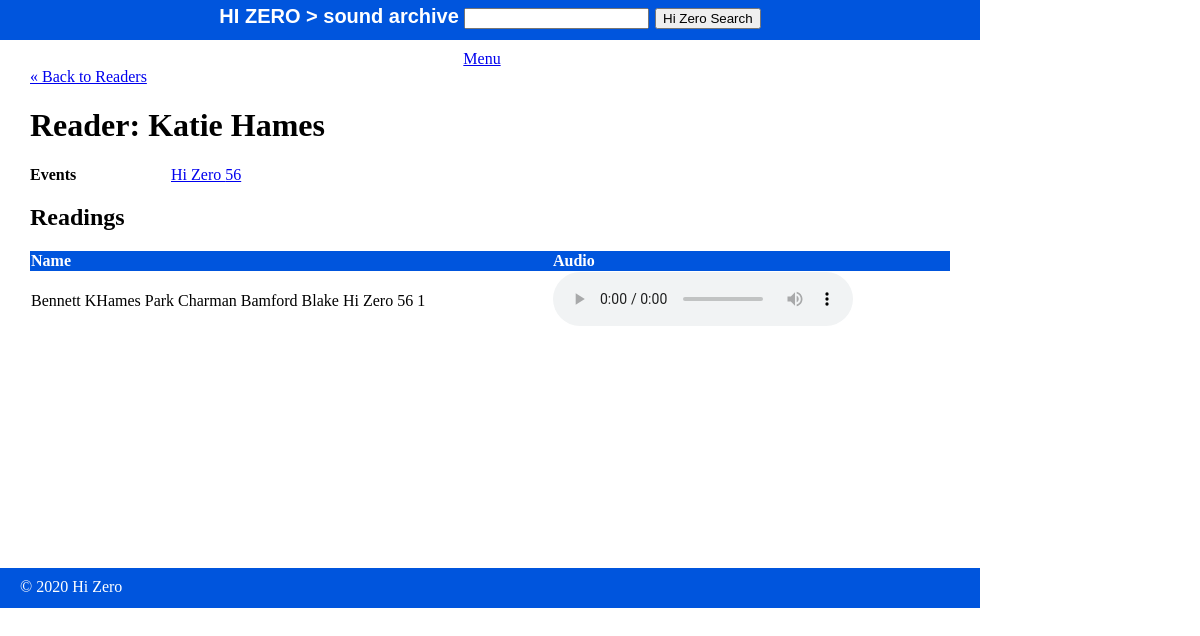
Page /all/readers/show.php?id=149 on the earlier database version.
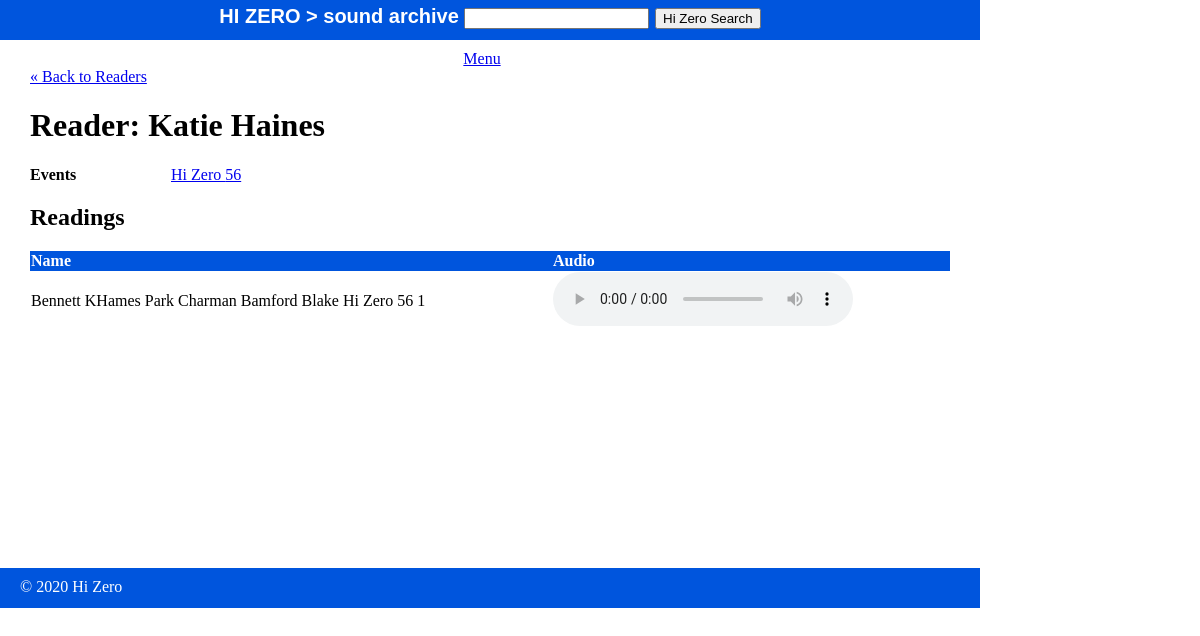
Same page on the later database version.
### tables this page shows
CREATE TABLE `readers` (
  `id` int(10) NOT NULL,
  `name` varchar(30) NOT NULL,
  `description` text,
  `visible` tinyint(4) NOT NULL DEFAULT '1'
);

CREATE TABLE `events` (
  `id` int(10) NOT NULL,
  `date` date NOT NULL,
  `date_char` varchar(50) NOT NULL,
  `name` varchar(30) NOT NULL,
  `poster_150` varchar(30) NOT NULL DEFAULT 'poster-thumb.png',
  `poster_500` varchar(30) NOT NULL DEFAULT 'poster.png',
  `poster_hi` varchar(30) NOT NULL,
  `visible` tinyint(4) NOT NULL DEFAULT '1'
);

CREATE TABLE `readings` (
  `id` int(11) NOT NULL,
  `event_id` int(11) NOT NULL,
  `name` varchar(70) NOT NULL,
  `filename` varchar(70) NOT NULL,
  `visible` tinyint(4) NOT NULL DEFAULT '1'
);

### private/functions.php (called while the page is built, shortened)
<?php
    function url_for($script_path) {
        return WWW_ROOT . $script_path;
    }
    function u($string="") {
        return urlencode($string);
    }
    function h($string="") {
        return htmlspecialchars($string);
    }
?>

### private/query_functions.php (called while the page is built, shortened)
<?php
    function find_reader_by_id($id) {
        global $db;
        $sql = "SELECT * FROM readers ";
        $sql .= "WHERE id='" . $id . "'";
        $result = mysqli_query($db, $sql);
        $reader = mysqli_fetch_assoc($result);
        return $reader;
    }
    function find_events_for_reader($id) {
        global $db;
        $sql = "SELECT events.id, events.name FROM events ";
        $sql .= "JOIN events_readers ON events_readers.event_id = events.id ";
        $sql .= "JOIN readers ON readers.id = events_readers.reader_id ";
        $sql .= "WHERE events_readers.reader_id='" . $id . "'";
        $sql .= "ORDER BY events.date DESC";
        $result = mysqli_query($db, $sql);
        return $result;
    }
    function find_readings_for_reader($id) {
        global $db;
        $sql = "SELECT readings.name, readings.filename FROM readings ";
        $sql .= "JOIN readers_readings ON readers_readings.reading_id = readings.id ";
        $sql .= "JOIN readers ON readers.id = readers_readings.reader_id ";
        $sql .= "WHERE readers.id='" . $id . "' ";
        $sql .= "AND readings.visible='1' ";
        $sql .= "ORDER BY readings.filename ASC";
        $result = mysqli_query($db, $sql);
        return $result;
    }
?>

### public/all/readers/show.php (the view, shortened to what this page needs)
<?php
    $id = $_GET['id'] ?? '1';
    $reader = find_reader_by_id($id);
?>
<?php include(SHARED_PATH . '/header.php'); ?>
<div id="content">
  <a class="back-link" href="<?php echo url_for('/all/readers/index.php'); ?>">&laquo; Back to Readers</a>
  <div class="reader show">
  <h1>Reader: <?php echo h($reader['name']); ?></h1>
    <div class="attributes">
      <dl>
        <dt>Events</dt>
        <?php
            $event_set = find_events_for_reader($id);
          ?>
          <?php
            while($event = mysqli_fetch_assoc($event_set)) {
          ?>
            <dd>
              <a class="action" href="
                <?php echo url_for('/all/events/show.php?id=' . h(u($event['id'])));
                ?>
                  ">Hi Zero <?php echo h($event['name']); ?>
              </a>
            </dd>
          <?php } ?>
      </dl>
    </div>
    <?php
      $reading_set = find_readings_for_reader($id)
    ?>
    <?php if (mysqli_num_rows($reading_set) > 0) { ?>
      <div class="readings listing">
          <h2>Readings</h2>
          <table class="list">
            <tr>
                <th>Name</th>
                <th>Audio</th>
            </tr>
              <?php
                while($reading = mysqli_fetch_assoc($reading_set)) {
              ?>
            <tr>
              <td>
                <?php echo h($reading['name']); ?>
              </td>
              <td>
                <audio controls>
                  <source src="<?php echo url_for('/readings/' . h(u($reading['filename']))); ?>.mp3" type="audio/mpeg">
                </audio>
              </td>
            </tr>
            <?php } ?>
          </table>
      </div>
    <?php } ?>
  </div>
</div>
<?php include(SHARED_PATH . '/footer.php'); ?>

### private/shared/header.php (shortened to what this page needs)
<!doctype html>
<html lang="en">
  <head>
    <link rel="stylesheet" media="all" href="<?php echo url_for('/stylesheets/all.css'); ?>" />
  </head>
  <body>
    <header>
    <h1><form action="<?php echo url_for('/all/search/index.php?id='); ?>">
      <label for="hsearch">HI ZERO > sound archive</label>
        <input type="search" id="q" name="q" >
        <input type="submit" value="Hi Zero Search">
      </form>
      </h1>
    </header>
    <navigation>
      <ul>
        <li><a href="<?php echo url_for('/all/index.php'); ?>">Menu</a></li>
      </ul>
    </navigation>

### private/shared/footer.php (shortened to what this page needs)
<footer>
      &copy; <?php echo date('Y'); ?> Hi Zero
  </footer>
  </body>
</html>

### public/stylesheets/all.css (style rules this page uses)
html { height: 100%; width: 100%; }
body { height: 980px; width: 100%; margin: 0; padding: 0; }
header { width: 980px; height: 40px; margin: 0 0 10px 0; padding: 0; background: #0055DD; color: white; }
header h1 { margin: 0; padding: 5px; font-size: 20px; font-family: Verdana, Arial, Helvetica, sans-serif; text-align: center; }
navigation { width: 980px; margin: 0; padding: 0; text-align: center; }
navigation ul { width: 980px; list-style: none; padding: 0; margin: 0; }
navigation ul li { display: inline; margin-right: 1em; }
#content { width: 920px; min-height: 500px; padding: 0 30px; }
footer { width: 940px; height: 20px; margin: 0 0 10px 0; padding: 10px 20px; background: #0055DD; color: white; }
table { border-collapse: collapse; vertical-align: top; border: 0px solid #999999; }
table.list { width: 100%; border: 0px solid #999999; }
table.list tr td { border: 0px solid #999999; }
table.list tr th { border: 0px solid #0055DD; background: #0055DD; color: white; text-align: left; }
dl { clear: both; overflow: hidden; margin: 0.5em 0; }
dt { float: left; font-weight: bold; width: 125px; }
dd { float: left; margin-left: 1em; }

Differences in the rows shown:
changed readers: name "Katie Hames" → "Katie Haines"
